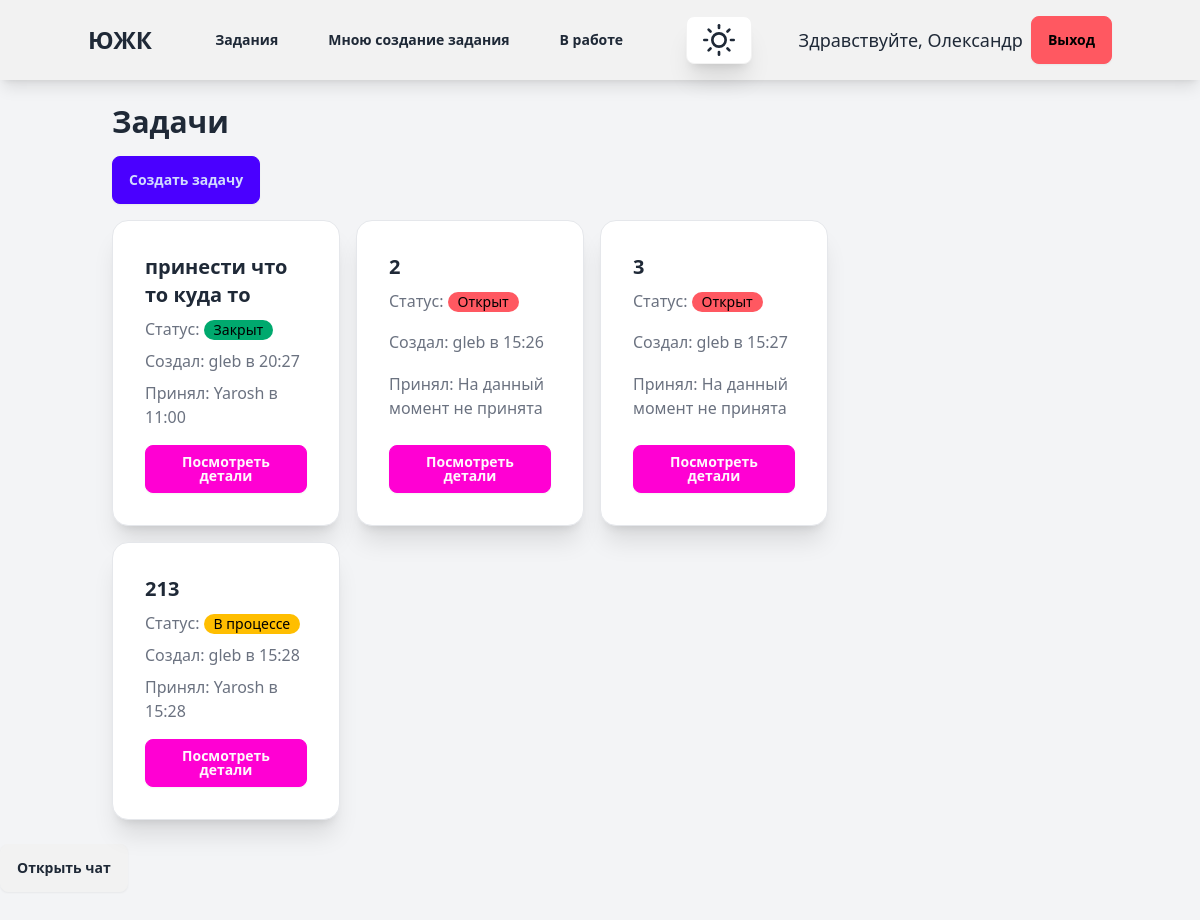
The app's page / (signed in), older data.
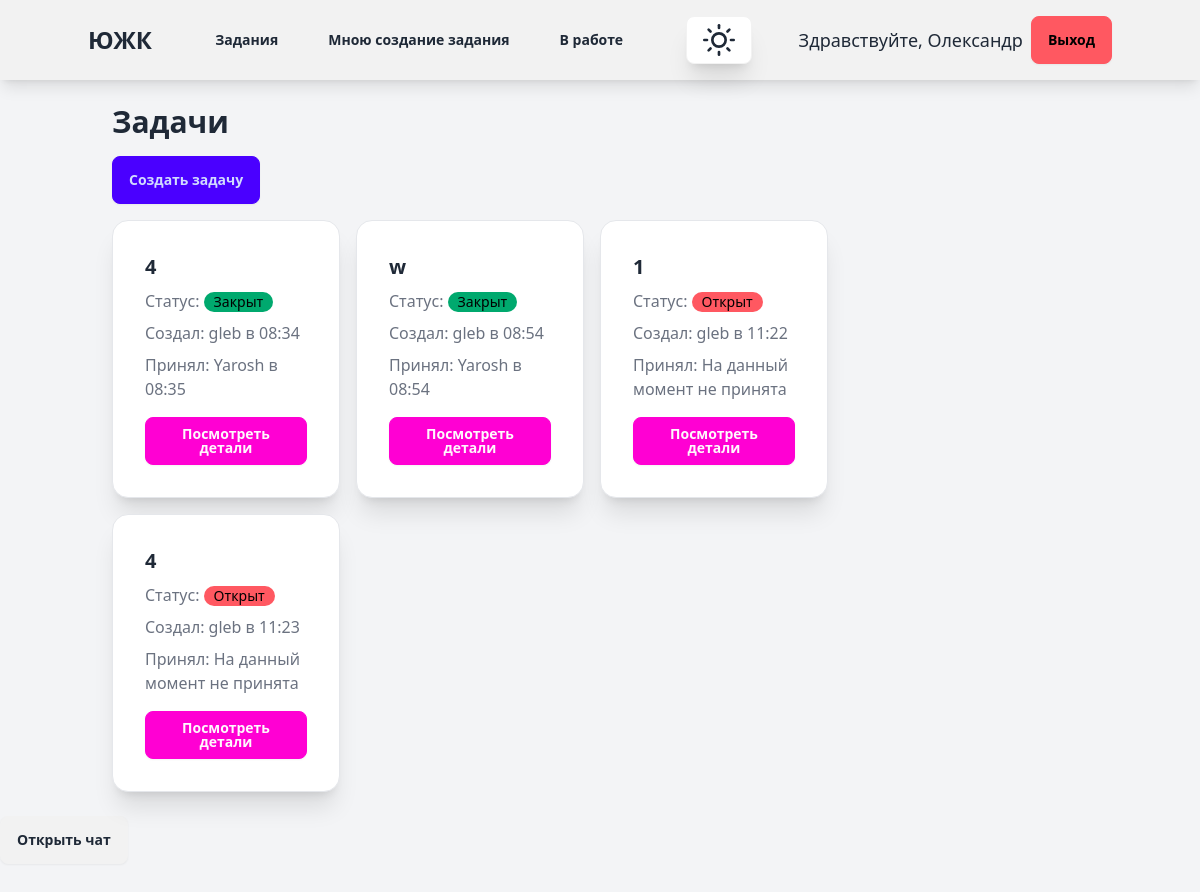
The same page, newer data.
### account/models.py (models this page shows)
class CustomUser(AbstractUser):
    department = models.ForeignKey(Department, on_delete=models.SET_NULL, null=True, blank=True)
    position = models.ForeignKey(Position, on_delete=models.SET_NULL, null=True, blank=True, related_name="users")

### tickets/models.py (models this page shows, shortened)
class Ticket(models.Model):
    STATUS_CHOICES = [
        ('open', 'Open'),
        ('in_progress', 'In Progress'),
        ('closed', 'Closed'),
    ]
    title = models.CharField(max_length=200)
    description = models.TextField()
    status = models.CharField(max_length=20, choices=STATUS_CHOICES, default='open')
    created_by = models.ForeignKey(CustomUser, on_delete=models.CASCADE, related_name='tickets_created')
    accepted_by = models.ForeignKey(CustomUser, on_delete=models.CASCADE, related_name='tickets_accepted', null=True,
                                    blank=True)
    department = models.ForeignKey(Department, on_delete=models.CASCADE, related_name='tickets', null=True, blank=True)
    position = models.ForeignKey(Position, on_delete=models.CASCADE, related_name='tickets', null=True, blank=True)
    screenshot = models.ImageField(upload_to='tickets/screenshots', null=True, blank=True)
    created_at = models.DateTimeField(auto_now_add=True)
    accepted_at = models.DateTimeField(null=True, blank=True)
    updated_at = models.DateTimeField(auto_now=True)

### tickets/views.py (the view)
# urls.py: path('', views.ticket_list, name='ticket_list'),
@login_required
def ticket_list(request):
    user = request.user  # Получаем текущего пользователя
    if user.is_authenticated:  # Проверяем, авторизован ли пользователь
        tickets = Ticket.objects.filter(
            department=user.department,
            position=user.position
        )
    else:
        tickets = Ticket.objects.none()  # Если пользователь не авторизован, не показываем тикеты
    return render(request, 'tickets/ticket_list.html', {'tickets': tickets})

### templates/tickets/ticket_list.html (shortened to what this page needs)
{% extends "blog/base.html" %}
{% block content1 %}
<div class="container mx-auto p-6">
    <h2 class="text-3xl font-bold mb-4">Задачи</h2>
    <a href="{% url 'tickets:create_ticket' %}" class="btn btn-primary mb-4">Создать задачу</a>
    <div id="ticket-container" class="transition-all duration-300 w-full lg:w-3/4 pr-4">
        <div class="grid grid-cols-1 md:grid-cols-2 lg:grid-cols-3 gap-4">
            {% for ticket in tickets %}
            <div class="card bg-base-100 shadow-xl border border-gray-200" data-ticket-id="{{ ticket.id }}">
                <div class="card-body">
                    <h3 class="card-title text-xl font-semibold">{{ ticket.title }}</h3>
                    <p class="text-gray-500">Статус:
                        <span class="badge
                            {% if ticket.status == 'open' %}badge-error
                            {% elif ticket.status == 'in_progress' %}badge-warning
                            {% else %}badge-success
                            {% endif %}">
                            {% if ticket.status == 'open' %}Открыт
                            {% elif ticket.status == 'in_progress' %}В процессе
                            {% else %}Закрыт
                            {% endif %}
                        </span>
                    </p>
                    <p class="text-gray-500">Создал:
                        {{ ticket.created_by.username }} в {{ ticket.created_at|date:"H:i" }}
                    </p>
                    <p class="text-gray-500">Принял:
                        {% if ticket.accepted_by %}
                            {{ ticket.accepted_by.username }} в {{ ticket.accepted_at|date:"H:i" }}
                        {% else %}
                            {{ ticket.accepted_by.username|default:"На данный момент не принята" }}
                        {% endif %}
                    </p>
                    <a href="{% url 'tickets:ticket_detail' ticket.id %}" class="btn btn-secondary mt-2">Посмотреть детали</a>
                </div>
            </div>
            {% endfor %}
        </div>
    </div>
</div>
    <button id="open-chat-btn" class="btn btn-accent open-chat" data-ticket-id="{{ 24 }}">Открыть чат</button>
{% endblock %}

### templates/blog/base.html (shortened to what this page needs)
{% load static %}
{% load tailwind_tags %}
<!DOCTYPE html>
<html lang="ru">
<head>
    {% tailwind_css %}
    <script src="https://cdn.tailwindcss.com"></script>
</head>
<body class="bg-gray-100">
    <nav class="navbar bg-base-200 shadow-lg p-4">
        <div class="container mx-auto flex justify-between items-center">
            <a href="http://127.0.0.1:8000/ticket_list_created_by" class="text-2xl font-bold">ЮЖК</a>
            {% if request.user.is_authenticated %}
            <div class="hidden md:flex space-x-4">
                <a href="{% url 'tickets:ticket_list' %}" class="btn btn-ghost">Задания</a>
                <a href="{% url 'tickets:ticket_list_created_by' %}" class="btn btn-ghost">Мною создание задания</a>
                <a href="{% url 'tickets:ticket_list_accepted_by' %}" class="btn btn-ghost">В работе</a>
            </div>
            <button onclick="toggleTheme()" class="btn btn-circle bg-base-100 shadow-xl transition-all">
            </button>
            <div class="flex items-center space-x-2">
                <span class="text-lg">Здравствуйте, {{ request.user.first_name|default:request.user.username }}</span>
                <form action="{% url 'account:logout' %}" method="post">
                    <button type="submit" class="btn btn-error">Выход</button>
                </form>
            </div>
            {% else %}
            <a href="{% url 'account:login' %}" class="btn btn-primary">Вход</a>
            {% endif %}
        </div>
    </nav>
    {% block content1 %}
    {% endblock %}
    <div class="container mx-auto p-6">
    </div>
</body>
</html>

Row changes from the older to the newer data that the page shows:
removed Ticket: title "принести что то куда то", status "Закрыт", created_by.username "gleb", created_at "20:27", accepted_by.username "Yarosh", accepted_at "11:00"
removed Ticket: title "2", status "Открыт", created_by.username "gleb", created_at "15:26", accepted_by.username "На данный момент не принята"
removed Ticket: title "3", status "Открыт", created_by.username "gleb", created_at "15:27", accepted_by.username "На данный момент не принята"
removed Ticket: title "213", status "В процессе", created_by.username "gleb", created_at "15:28", accepted_by.username "Yarosh", accepted_at "15:28"
added Ticket: title "4", status "Закрыт", created_by.username "gleb", created_at "08:34", accepted_by.username "Yarosh", accepted_at "08:35"
added Ticket: title "w", status "Закрыт", created_by.username "gleb", created_at "08:54", accepted_by.username "Yarosh", accepted_at "08:54"
added Ticket: title "1", status "Открыт", created_by.username "gleb", created_at "11:22", accepted_by.username "На данный момент не принята"
added Ticket: title "4", status "Открыт", created_by.username "gleb", created_at "11:23", accepted_by.username "На данный момент не принята"
